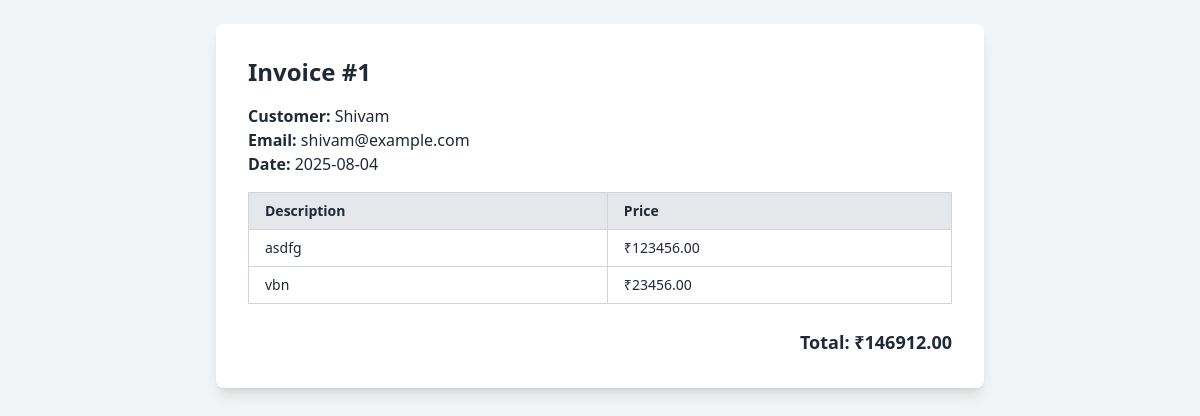
Page /invoices/1/print (signed in) on the committed database.
### app.py (models this page shows)
class BaseModel(Model):
    class Meta:
        database = db

class Invoice(BaseModel):
    customer = ForeignKeyField(Customer, backref='invoices')
    date = CharField(default=lambda: datetime.now().strftime('%Y-%m-%d'))
    @property
    def total(self):
        return sum(item.price for item in self.items)

class Customer(BaseModel):
    name = CharField()
    email = CharField()

class Item(BaseModel):
    invoice = ForeignKeyField(Invoice, backref='items')
    description = CharField()
    price = FloatField()

### app.py (the view)
@app.route('/invoices/<int:invoice_id>/print')
@login_required
def print_invoice(invoice_id):
    invoice = Invoice.get_or_none(Invoice.id == invoice_id)
    if not invoice:
        return "Invoice not found", 404
    total = invoice.total
    return render_template('invoice_template.html', invoice=invoice, total=total, print_mode=True)

### app.py (called while the page is built)
@login_manager.user_loader
def load_user(user_id):
    return User.get_or_none(User.id == int(user_id))

### templates/invoice_template.html (shortened to what this page needs)
<!DOCTYPE html>
<html>
<head>
    <script src="https://cdn.tailwindcss.com"></script>
</head>
<body class="p-6 bg-gray-100 text-gray-800">
    <div class="max-w-3xl mx-auto bg-white shadow-lg rounded-lg p-8">
        <h2 class="text-2xl font-bold mb-4">Invoice #{{ invoice.id }}</h2>
        <div class="mb-4">
            <p><span class="font-semibold">Customer:</span> {{ invoice.customer.name }}</p>
            <p><span class="font-semibold">Email:</span> {{ invoice.customer.email }}</p>
            <p><span class="font-semibold">Date:</span> {{ invoice.date }}</p>
        </div>
        <table class="w-full border border-gray-300 text-left text-sm">
            <thead class="bg-gray-200">
                <tr>
                    <th class="border border-gray-300 px-4 py-2">Description</th>
                    <th class="border border-gray-300 px-4 py-2">Price</th>
                </tr>
            </thead>
            <tbody>
                {% for item in invoice.items %}
                <tr class="hover:bg-gray-50">
                    <td class="border border-gray-300 px-4 py-2">{{ item.description }}</td>
                    <td class="border border-gray-300 px-4 py-2">₹{{ "%.2f"|format(item.price) }}</td>
                </tr>
                {% endfor %}
            </tbody>
        </table>
        <div class="mt-6 flex justify-end">
            <h4 class="text-lg font-bold">Total: ₹{{ "%.2f"|format(total) }}</h4>
        </div>
    </div>
</body>
</html>

### rows in the picture
Invoice: id "1", date "2025-08-04"
Customer: customer.name "Shivam", customer.email "shivam@example.com"
Item: description "asdfg", price "123456.00"
Item: description "vbn", price "23456.00"

### other values in the picture
{{ "%.2f"|format(total) }} "146912.00"
